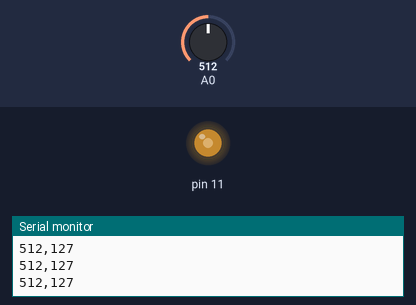
Simulated run of this sketch. Board: Arduino Uno, built with avr-gcc and run on an emulated ATmega328P. Parts: output pins drawn as LEDs (lit = HIGH), the last lines printed to the serial monitor. The test bench sets the inputs (shaded band); at power-on: A0 = 512.

Above: at 1.2 s.
1.3 s: A0 set to 981
At 2.1 s:
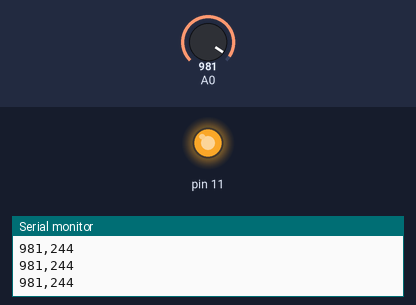
2.8 s: A0 set to 1011
At 3.1 s:
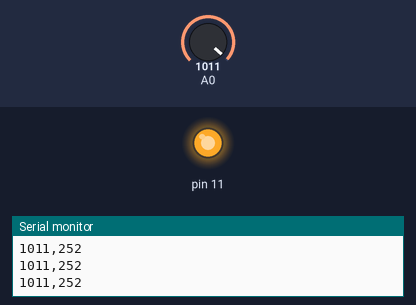
5.8 s: A0 set to 716
At 6.4 s:
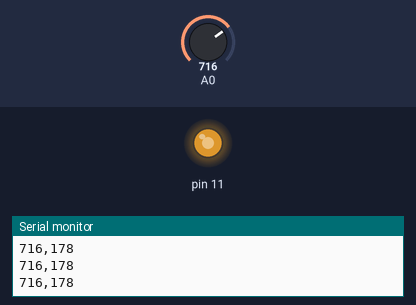
7.3 s: A0 set to 122
At 7.8 s:
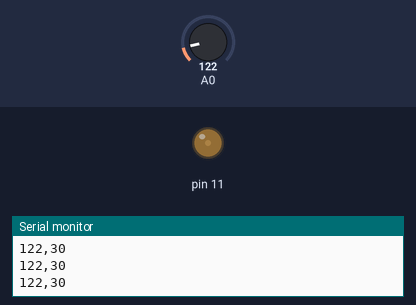
8.8 s: A0 set to 0
At 9.9 s:
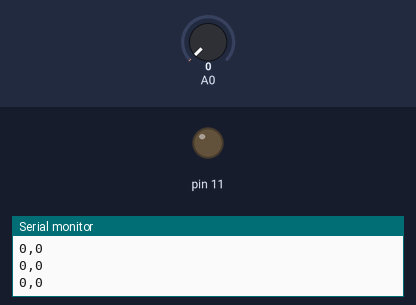
10.3 s: A0 set to 93
At 11.1 s:
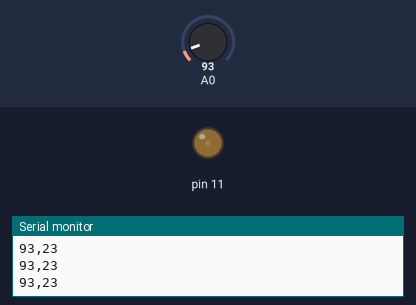
11.8 s: A0 set to 108
Timing chart, 0 to 14.3 s (numbered marks = the images above; inputs shaded):
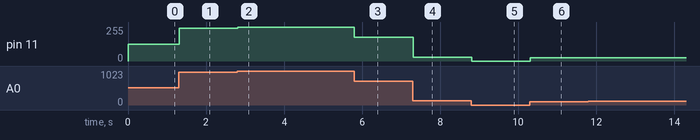

The sketch:

Photoresistor_Led.ino
```cpp
int sensorReading=0;
int ledBrightness = 0;
void setup()
{
  Serial.begin(9600);
  pinMode(11, OUTPUT);
  pinMode(A0,INPUT);
}

void loop()
{
  sensorReading = analogRead(A0);
  ledBrightness = map(sensorReading,0,1023,0,255);
  analogWrite(11,ledBrightness);
  Serial.print(sensorReading);
  Serial.print(",");
  Serial.println(ledBrightness);
}
```

Measured:
- after the input at 1.3 s, pin 11: 127/255 → 244/255 at once
- after the input at 2.8 s, pin 11: 244/255 → 252/255 at once
- after the input at 5.8 s, pin 11: 252/255 → 178/255 at once
- after the input at 7.3 s, pin 11: 178/255 → 30/255 at once
- after the input at 8.8 s, pin 11: 30/255 → 0/255 at once
- after the input at 10.3 s, pin 11: 0/255 → 23/255 at once
- after the input at 11.8 s, pin 11: 23/255 → 26/255 at once
